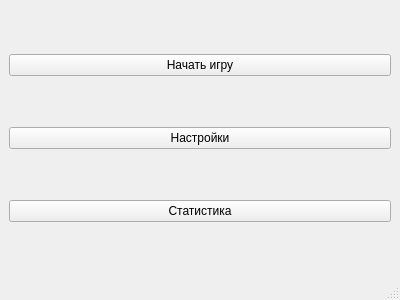
<?xml version="1.0" encoding="UTF-8"?>
<ui version="4.0">
 <class>MainWindow</class>
 <widget class="QMainWindow" name="MainWindow">
  <property name="geometry">
   <rect>
    <x>300</x>
    <y>300</y>
    <width>400</width>
    <height>300</height>
   </rect>
  </property>
  <property name="windowTitle">
   <string>Главное меню</string>
  </property>
  <widget class="QWidget" name="central_widget">
   <layout class="QVBoxLayout" name="verticalLayout">
    <item>
     <widget class="QPushButton" name="start_button">
      <property name="text">
       <string>Начать игру</string>
      </property>
     </widget>
    </item>
    <item>
     <widget class="QPushButton" name="settings_button">
      <property name="text">
       <string>Настройки</string>
      </property>
     </widget>
    </item>
    <item>
     <widget class="QPushButton" name="stats_button">
      <property name="text">
       <string>Статистика</string>
      </property>
     </widget>
    </item>
   </layout>
  </widget>
  <widget class="QMenuBar" name="menuBar"/>
  <widget class="QStatusBar" name="statusBar"/>
 </widget>
 <resources/>
 <connections/>
</ui>
